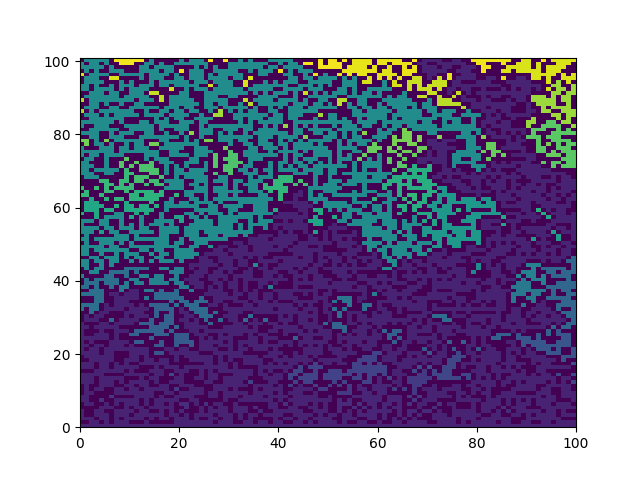

Write Python code to recreate this figure.
import datetime
import numpy as np
import matplotlib.pyplot as plt
import random

time = datetime.datetime.now()
L = 100
plane = np.zeros(shape=(L + 1, L))
off_number = -L  # value of off cells would be this
i = 1
while i < L + 1:
    j = 0
    while j < L:
        plane[i, j] = off_number
        j += 1
    i += 1

probability = .6
global counter
counter = 1


def recolor(plane, max_value, min_value):  # subtitutes cells of array(plane),which have max_value with min_value
    i = 1
    while i < L + 1:
        j = 0
        while j < L:
            if plane[i, j] == max_value:
                plane[i, j] = min_value
            j += 1
        i += 1

    return None


def percolation_check(plane):  # checks if percolation has happened or not
    j = 0
    while j < L:
        if plane[L, j] == 0:
            print('percolated!')
            return None
        j += 1
    print('did NOT percolate!')
    return None


def value_assign(plane, x, y):  # assign a value to a newly born cell(in 2D array 'plane')
    if plane[(x - 1), y] == off_number and plane[x, y - 1] == off_number:
        global counter
        plane[x, y] = counter
        counter = counter + 1
        return None
    elif plane[(x - 1), y] != off_number and plane[x, y - 1] == off_number:
        plane[x, y] = plane[x - 1, y]
    elif plane[(x - 1), y] == off_number and plane[x, y - 1] != off_number:
        plane[x, y] = plane[x, y - 1]
    elif plane[(x - 1), y] != off_number and plane[x, y - 1] != off_number:
        sorted_temp = np.sort((plane[x - 1, y], plane[x, y - 1]))
        plane[x, y] = sorted_temp[0]
        recolor(plane, sorted_temp[1], sorted_temp[0])
    return None


def mother(plane, x, y,
           probability):  # checks if a random number is less than probability,turns it on(gives birth to it!  LOL)
    temp = random.random()
    if temp <= probability:
        value_assign(plane, x, y)
    return None


i = 1
while i < L + 1:
    j = 0
    while j < L:
        mother(plane, i, j, probability)
        j = j + 1
    i = i + 1

percolation_check(plane)
print(datetime.datetime.now() - time)
fig = plt.figure()
plt.pcolor(plane)

plt.show()
